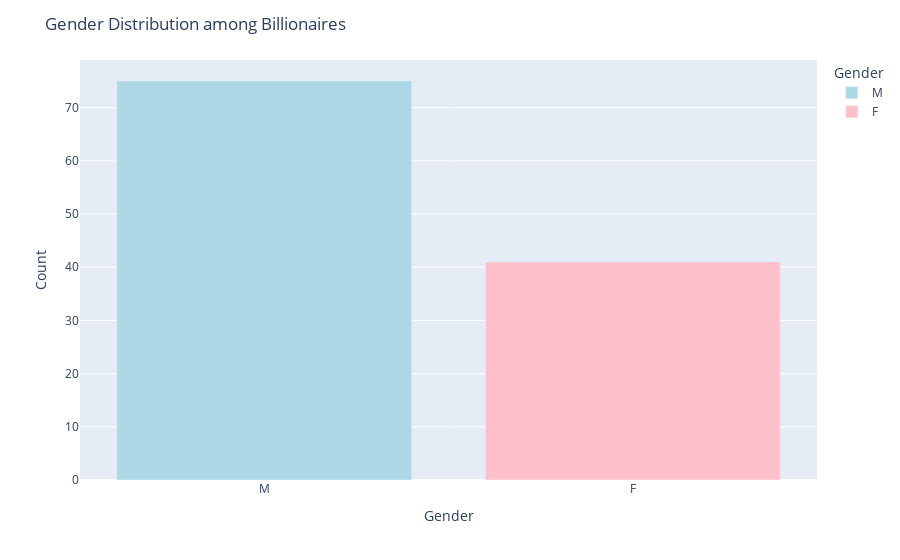

Write notebook code for a chart like this one.
### Markdown cell above
### Visualization and Insights

### Code cell
# Group the data by country and count the number of billionaires
country_counts = df['country'].value_counts()

# Get the corresponding persons for the top 10 countries
top_10_persons = df[df['country'].isin(country_counts.index)]
top_10_persons = top_10_persons[['country', 'gender']].drop_duplicates()
plt.figure(figsize=(12, 6))
gender_counts = top_10_persons['gender'].value_counts()

fig = px.bar(x=gender_counts.index, y=gender_counts.values, color=gender_counts.index,
             labels={'x': 'Gender', 'y': 'Count'}, color_discrete_map={'M': 'lightblue', 'F': 'pink'})

fig.update_layout(title='Gender Distribution among Billionaires', legend_title_text='Gender')
fig.show()

### Figure 1 — Plotly figure (JSON) as saved in the notebook; plotly's stock layout.template omitted (floating-point values rounded to 4 significant figures)
{"data": [{"alignmentgroup": "True", "hovertemplate": "color=M<br>Gender=%{x}<br>Count=%{y}<extra></extra>", "legendgroup": "M", "marker": {"color": "lightblue", "pattern": {"shape": ""}}, "name": "M", "offsetgroup": "M", "orientation": "v", "showlegend": true, "textposition": "auto", "type": "bar", "x": ["M"], "xaxis": "x", "y": [75], "yaxis": "y"}, {"alignmentgroup": "True", "hovertemplate": "color=F<br>Gender=%{x}<br>Count=%{y}<extra></extra>", "legendgroup": "F", "marker": {"color": "pink", "pattern": {"shape": ""}}, "name": "F", "offsetgroup": "F", "orientation": "v", "showlegend": true, "textposition": "auto", "type": "bar", "x": ["F"], "xaxis": "x", "y": [41], "yaxis": "y"}], "layout": {"barmode": "relative", "legend": {"title": {"text": "Gender"}, "tracegroupgap": 0}, "margin": {"t": 60}, "title": {"text": "Gender Distribution among Billionaires"}, "xaxis": {"anchor": "y", "domain": [0, 1], "title": {"text": "Gender"}}, "yaxis": {"anchor": "x", "domain": [0, 1], "title": {"text": "Count"}}}}
